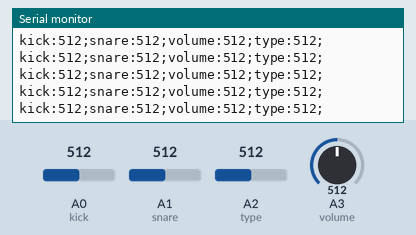
Simulated run of this sketch. Board: Arduino Uno, built with avr-gcc and run on an emulated ATmega328P. Parts: the last lines printed to the serial monitor. Inputs (shaded band) come from the test bench; at power-on: A0 (kick) = 512, A2 (type) = 512, A1 (snare) = 512, A3 (volume) = 512.

Above: at 1.2 s.
1.3 s: A0 (kick) set to 109
At 1.43 s:
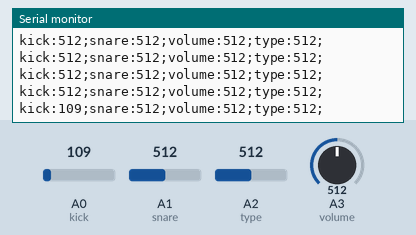
4.3 s: A0 (kick) set to 93
At 4.33 s:
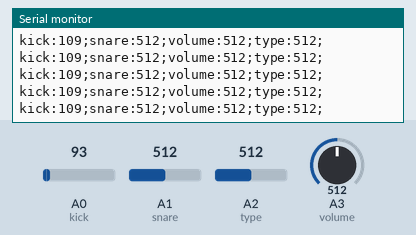
7.3 s: A2 (type) set to 110
At 7.33 s:
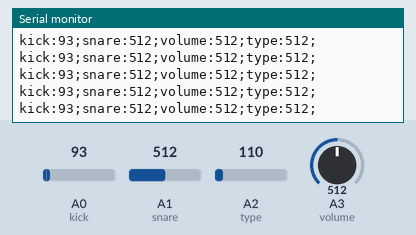
10.3 s: A2 (type) set to 93
At 10.32 s:
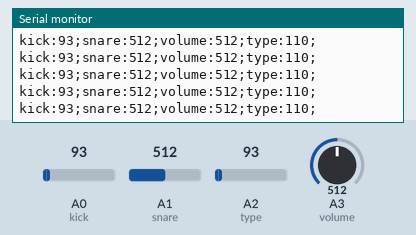
11.8 s: A1 (snare) set to 110
At 11.83 s:
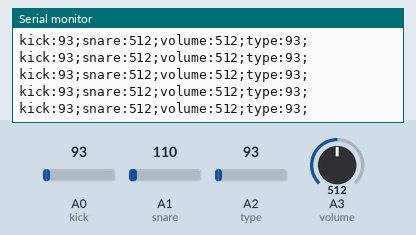
13.3 s: A1 (snare) set to 90
At 13.33 s:
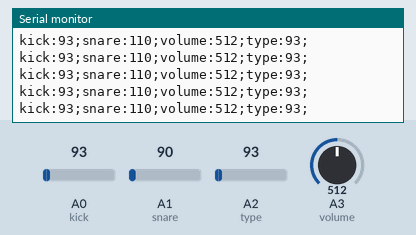
Timing chart, 0 to 16.3 s (numbered marks = the images above; inputs shaded):
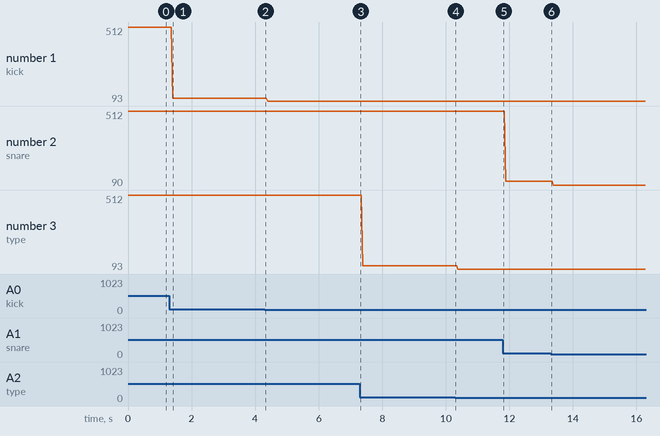

The sketch:

DrumKit.ino
```cpp
const int kick = A0;
const int snare = A1;

const int volume = A3;
const int type = A2;

int kickReading = 0;
int snareReading = 0;

void setup() {
  // put your setup code here, to run once:
  Serial.begin(9600);

  pinMode(kick, INPUT);
  pinMode(snare, INPUT);
  pinMode(volume, INPUT);
  pinMode(type, INPUT);
}

void loop() {
  // put your main code here, to run repeatedly:
  int sensorReadingKick = analogRead(kick);
  int sensorReadingSnare = analogRead(snare);

  int volumeValue = analogRead(volume);
  int typeValue = analogRead(type);

  Serial.print("kick:");
  Serial.print(sensorReadingKick);
  Serial.print(";");

  Serial.print("snare:");
  Serial.print(sensorReadingSnare);
  Serial.print(";");

  Serial.print("volume:");
  Serial.print(volumeValue);
  Serial.print(";");

  Serial.print("type:");
  Serial.print(typeValue);
  Serial.println(";");
}
```

Measured:
- after the input at 1.3 s, the serial monitor: prints a new line after 0.11 s (image 1)
- plotted number 1: 512 → 109 after the input at 1.3 s, 109 → 93 after the input at 4.3 s
- plotted number 2: 110 → 90 after the input at 13.3 s
- plotted number 3: 512 → 110 after the input at 7.3 s
